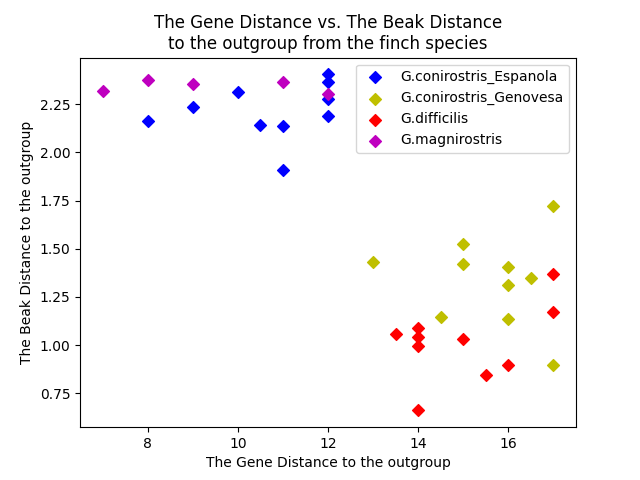

Reproduce this figure in Python.
"""
This program reads in the data from the CSV datafile containing information about the ALX1 gene for 4 finch species, computes the gene and beak distances from the finch species to the outgroup individual and plots the computed results.
"""

# species named in the data file finches.csv 
finch1 = 'G.conirostris_Espanola'
finch2 = 'G.conirostris_Genovesa'
finch3 = 'G.difficilis'
finch4 = 'G.magnirostris'
outgroup = 'L.noctis'

def read_input(fileName):
    ''' This function reads in the data from the CSV datafile and builds the data list. '''
    data_list = []
    finch_list = []
    
    import csv

    # Open the file to read
    with open(fileName, 'r') as csvfile:
        finch_reader = csv.reader(csvfile)

        # Merge two lists containing information for the alleles A and B and then return the list of merged lists
        for row in finch_reader:
            if row[2] == 'A':
                data_list += row
                data_list.remove('A')
                data_list[3] = float(data_list[3])

            elif row[2] == 'B':
                data_list.insert(3, row[3])
                data_list.insert(5, row[4])
                
                data_list[5] = float(data_list[5])
                finch_list.append(data_list)
                data_list = []
    
    return finch_list

def allele_dist(gene1, gene2):
    ''' This function computes and returns the Hamming distance between the two allele gene sequences given as the arguments. '''
    dist_count = 0

    # Add to count if two characters do not match
    for i in range(len(gene1)):
        if gene1[i] != gene2[i]:
            dist_count += 1
    
    return dist_count

def gene_dist(finch1, finch2):
    ''' This function computes and returns the average Hamming distance between the genes of the two individual finches given as arguments. '''
    # Call allele_dist() 4 times and average the results from the 4 calls
    sum = 0

    # Calculate distance between alleles A and B from finch1 and alleles A and B from finch2
    for i in range(2, 4):
        allele_dist_A = allele_dist(finch1[2], finch2[i])
        allele_dist_B = allele_dist(finch1[3], finch2[i])
        sum += (allele_dist_A + allele_dist_B)

    # Return average distance between the genes from finch1 and finch2
    return (sum / 4)

def beak_dist(finch1, finch2):
    ''' This function returs the average difference between the beak scores of the two individual finches given as arguments. '''
    # Compute the difference 4 times and average the results
    total_diff = 0

    for i in range(4, 6):
        allele_A_beak_diff = abs(finch1[4] - finch2[i])
        allele_B_beak_diff = abs(finch1[5] - finch2[i])
        total_diff += (allele_A_beak_diff + allele_B_beak_diff)
    
    # Return the average beak distance between the two finches
    return (total_diff / 4)


def outgroup_distance(finches, speciesName, outgroupName):
    ''' This function takes 3 arguments: finches list, name of the finch and outgroup species. It calls to gene_dist() and beak_dist() to compute the gene and beak distances between the finch and outgroup species and returns them as lists in a tuple. '''
    geneDist = []
    beakDist = []

    outgroup_list = []
    species_list = []

    # Search through the finches list to find information about the outgroup species and the finch species given as an argument
    for finch_list in finches:
        if outgroupName in finch_list:
            outgroup_list += finch_list
        
        if speciesName in finch_list:
            species_list.append(finch_list)

    # Compute and return the gene and beak distances between the outgroup species and the finch species
    for species in species_list:
        geneDist.append(gene_dist(species, outgroup_list))
        beakDist.append(beak_dist(species, outgroup_list))

    return geneDist, beakDist


def plot_data(fileName):
    ''' This function reads in the data from the CSV datafile and uses the data to plot the graph. '''
    import matplotlib.pyplot as plt

    # Read in the information from the CSV datafile
    finch_info = read_input(fileName)

    # Call to the outgroup_distance() to get the gene and beak distances between the outgroup and finch species
    finches_list = [finch1, finch2, finch3, finch4]
    marker_colors = ['b', 'y', 'r', 'm']
    i = 0

    for finch in finches_list:
        geneDist, beakDist = outgroup_distance(finch_info, finch, outgroup)
        plt.scatter(geneDist, beakDist, color=marker_colors[i], marker='D')
        i += 1

    # Graph info
    plt.title('The Gene Distance vs. The Beak Distance\nto the outgroup from the finch species')
    plt.xlabel('The Gene Distance to the outgroup')
    plt.ylabel('The Beak Distance to the outgroup')
    plt.legend(finches_list)

    # Save the figure in the .png file
    plt.savefig('finches.png')

''' Add code here to call/use/verify above functions and plot results '''

# Calls to test the functions
finch_info = read_input('finches.csv')
print(finch_info)
print()
print('Average distance between genes:', gene_dist(finch_info[1], finch_info[3]))
print('Average beak distance between the two finches:', beak_dist(finch_info[2], finch_info[5]))
print()
print('The gene and beak distances between the outgroup and finch species:', outgroup_distance(finch_info, finch2, outgroup))

# Plotting the graph
plot_data('finches.csv')

''' 
The sets of points of G.conirostris_Espanola and G.magnirostris are overlapping, or are mixed together, as well as the sets of points of G.conirostris_Genovesa and G.difficilis. However, these two couples are visually separate from each other, meaning they both have different gene and beak distance to the outgroup species. The couple of G.conirostris_Espanola and G.magnirostris have higher beak distance to the outgroup species, while G.conirostris_Genovesa and G.difficilis have higher gene distance to the outgroup species.
'''